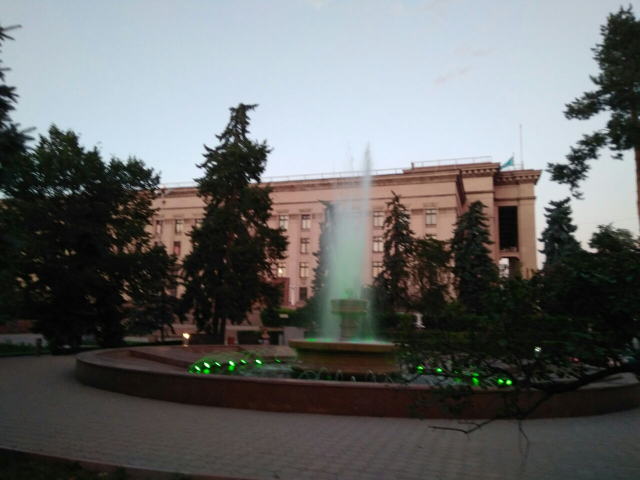
#> input picture midterm/photo_3.jpg, 1280 x 960 px (shown at 1/2 size)
$ jupyter execute task4.ipynb   (shell and % lines are left out)   (older library calls are emulated)
#> lines starting #> are read from the running program, lines starting #| are printed output that depends on the picture
[cell 1]
import matplotlib.pyplot as plt
#import matplotlib.image as img
import numpy as np
import scipy.misc as img
from skimage import feature

from scipy import ndimage
import random


image = img.imread('./photo_3.jpg', mode='F' )
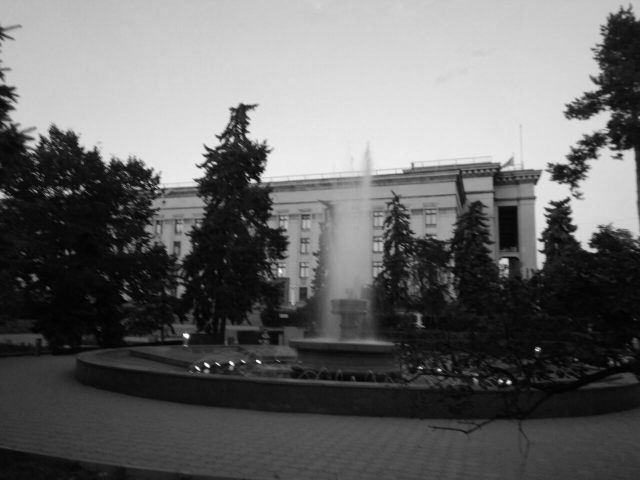
#> image: shape (960, 1280) float32 (shown at 1/2 size); min 0, max 253.4, mean 103.8

print(image.size)
#| 1228800

image2 = feature.canny(image, sigma =20)
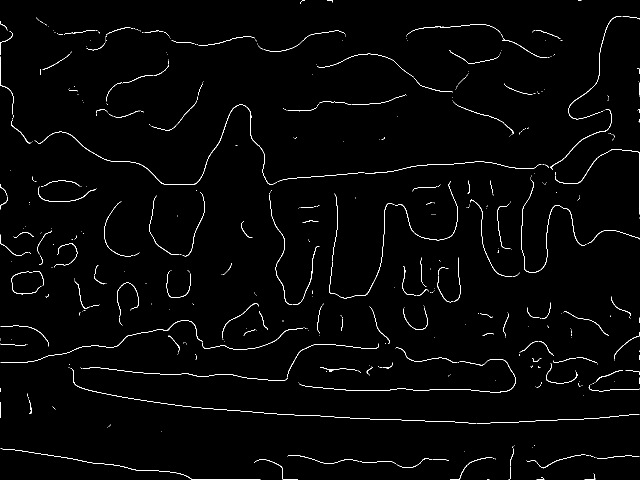
#> image2: shape (960, 1280) bool (shown at 1/2 size); 1.5% white in thin lines or dots
image3 = feature.canny(image, sigma=30)
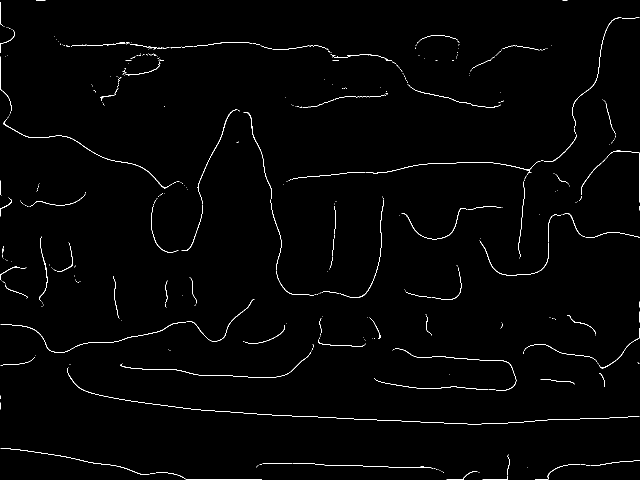
#> image3: shape (960, 1280) bool (shown at 1/2 size); 1.1% white in thin lines or dots


fig = plt.figure(figsize=(15,10))

plt.subplot(221)
plt.imshow(image,cmap='hot')
plt.subplot(222)
plt.imshow(image2,cmap='hot')

plt.subplot(223)
plt.imshow(image3,cmap='hot')

image4 = ndimage.sobel(image)
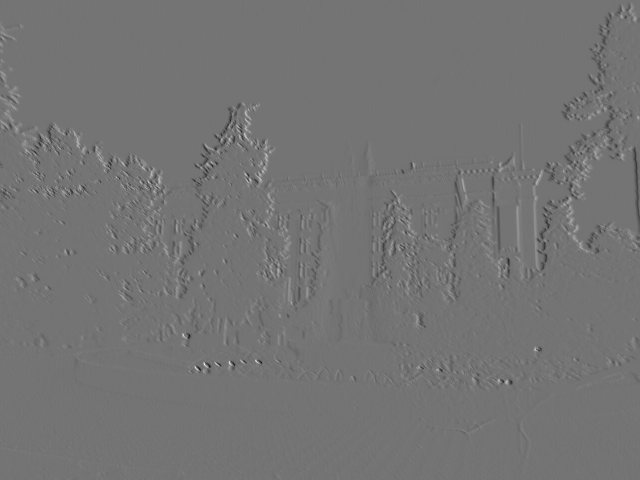
#> image4: shape (960, 1280) float32 (shown at 1/2 size); min -571.1, max 682.6, mean 0; drawn with min black and max white

plt.subplot(224)
plt.imshow(image4,cmap='gray')

plt.show()

$ run again, with midterm/photo_2.jpg copied over midterm/photo_3.jpg
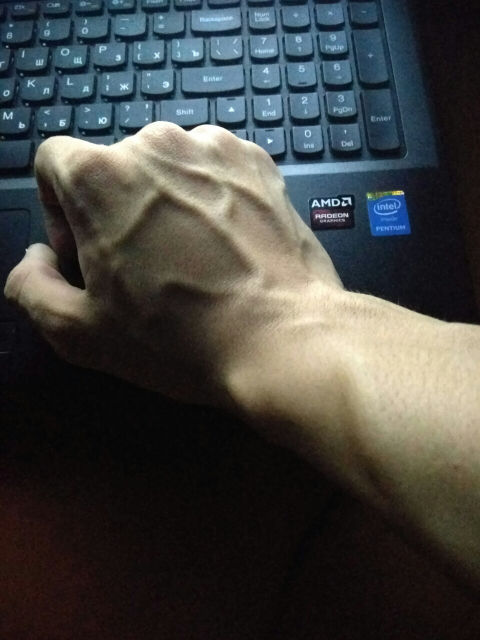
#> input picture midterm/photo_2.jpg, 960 x 1280 px (shown at 1/2 size)
#| 1228800
#> `image2 = feature.canny(image, sigma =20)`:
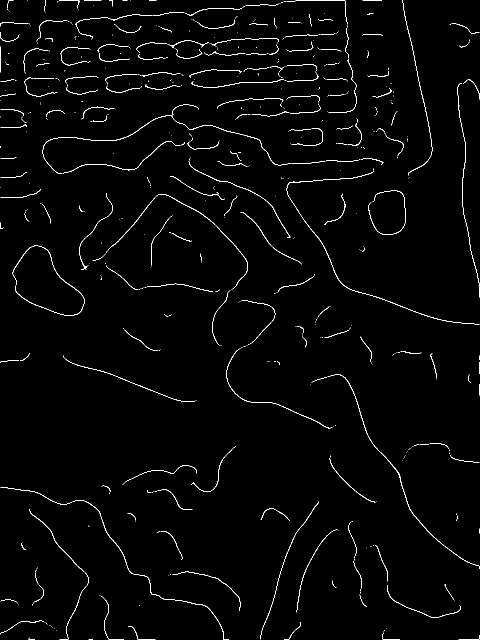
#> image2: shape (1280, 960) bool (shown at 1/2 size); 1.6% white in thin lines or dots
#> image3: shape (1280, 960) bool; 0.94% white in thin lines or dots
#> `image4 = ndimage.sobel(image)`:
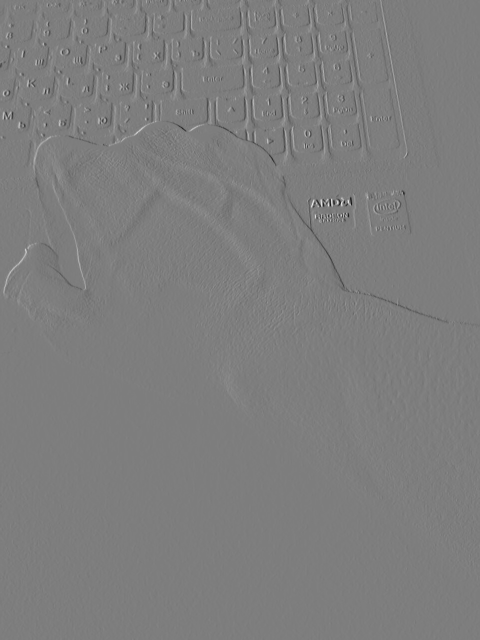
#> image4: shape (1280, 960) float32 (shown at 1/2 size); min -675, max 693, mean 0.3; drawn with min black and max white

$ run again, with midterm/photo_4.jpg copied over midterm/photo_3.jpg
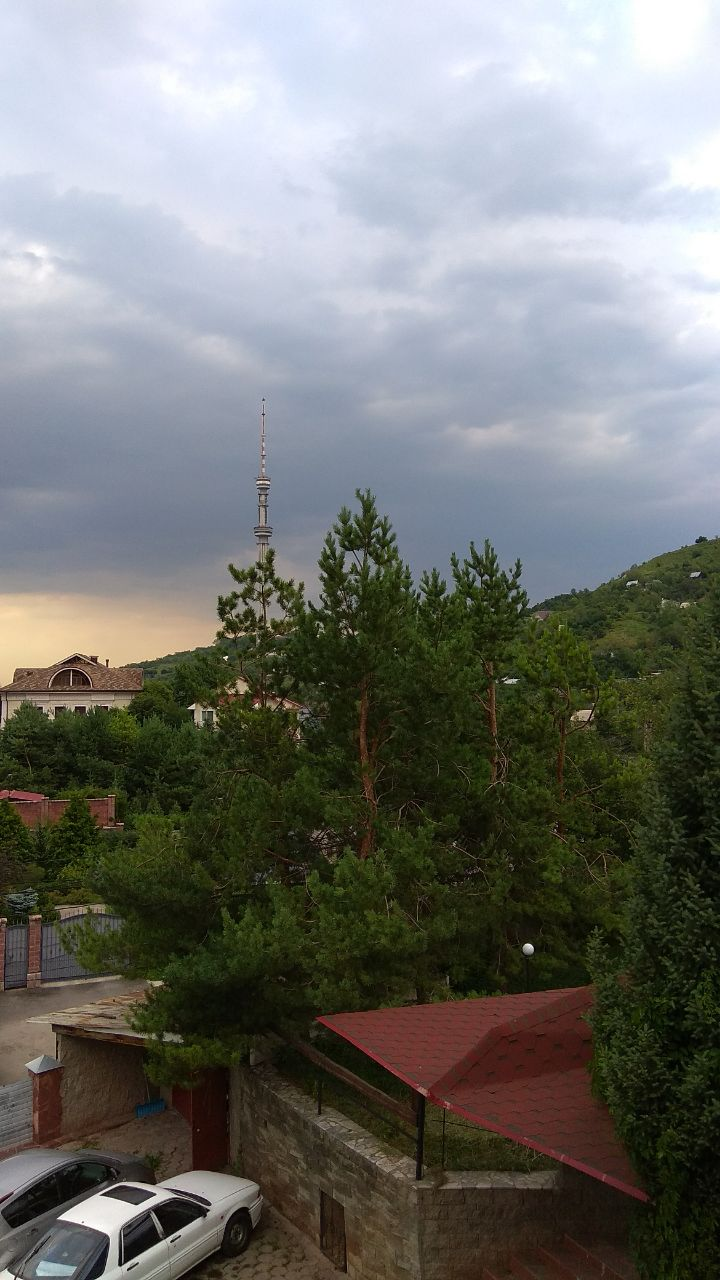
#> input picture midterm/photo_4.jpg, 720 x 1280 px
#| 921600
#> `image2 = feature.canny(image, sigma =20)`:
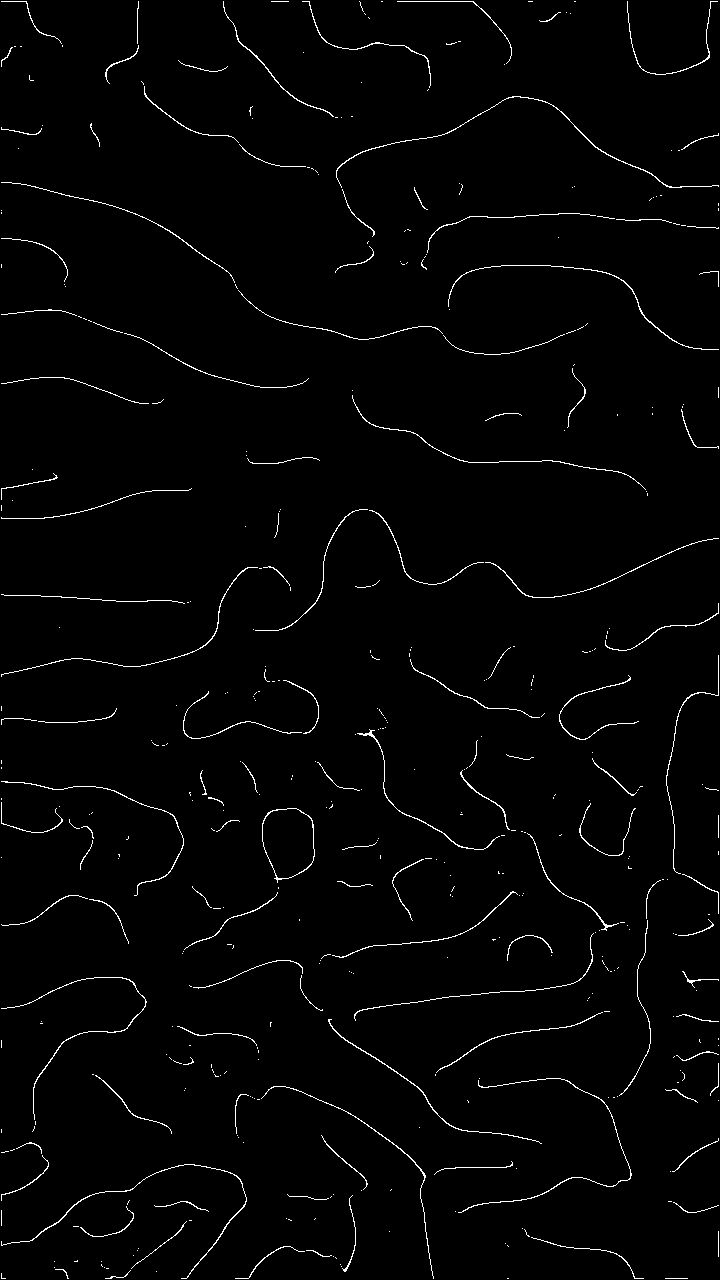
#> image2: shape (1280, 720) bool; 1.7% white in thin lines or dots
#> image3: shape (1280, 720) bool; 1.2% white in thin lines or dots
#> `image4 = ndimage.sobel(image)`:
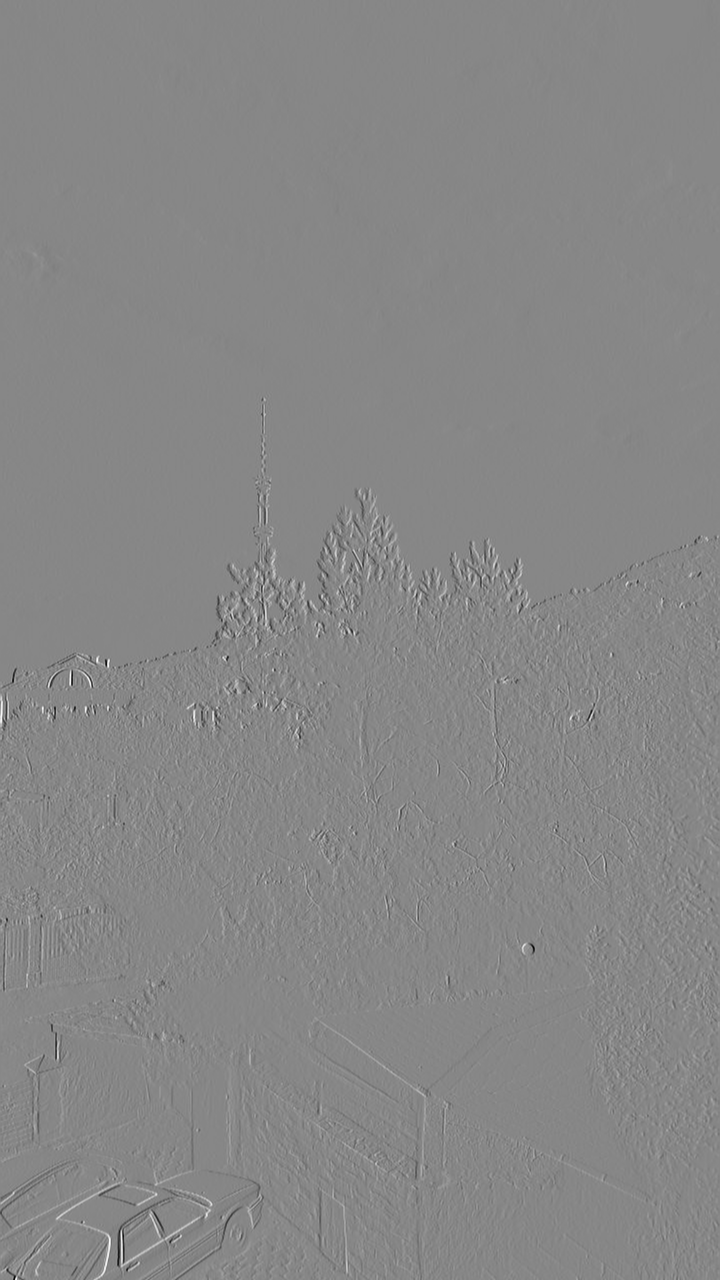
#> image4: shape (1280, 720) float32; min -852.9, max 756.7, mean -0.3; drawn with min black and max white
